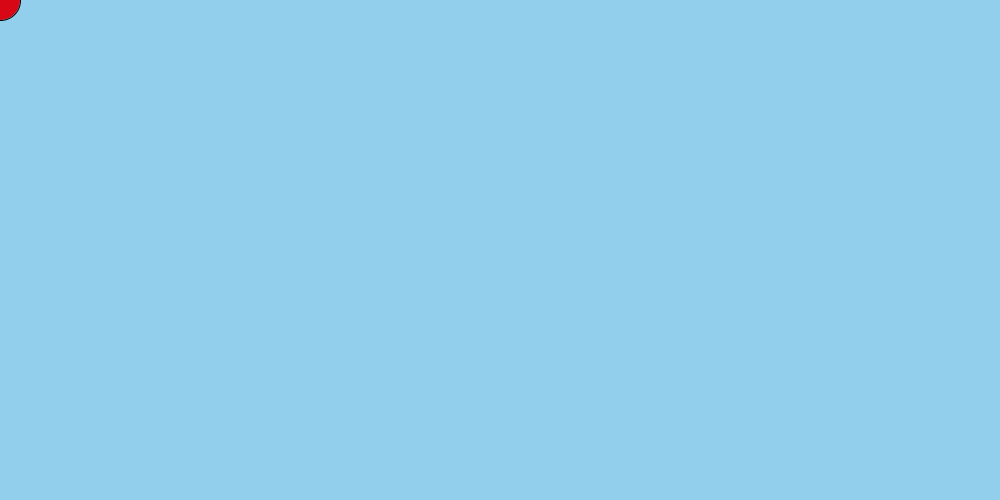
Frame 1 (no input)
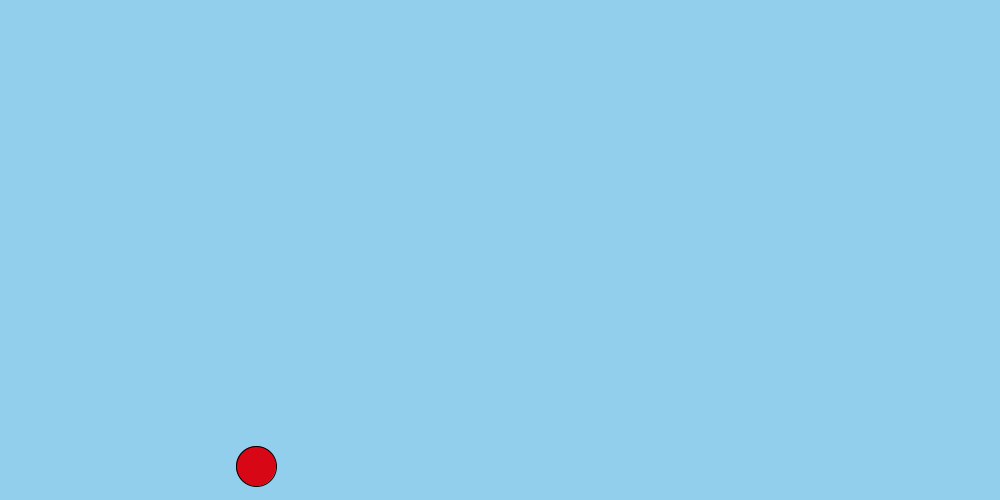
Frame 60 (the mouse pressed at the canvas centre just before this capture)
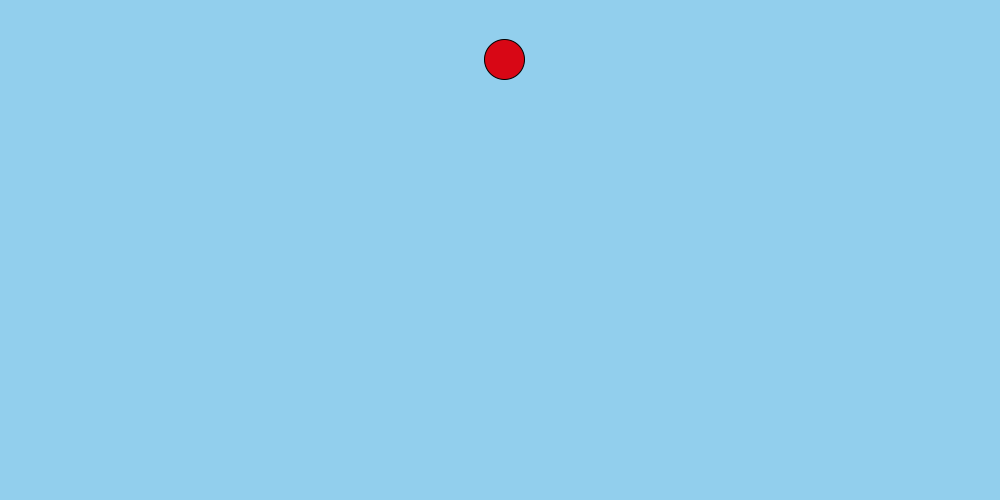
Frame 120 (the mouse held since frame 60 and released just before this capture)

The Processing sketch that drew these frames (run headless with seeded random() and noise(); from frame 60 on, the mouse is pressed at the canvas centre):

// Processing sketch: Bouncing_Ball
// ── Bouncing_Ball.pde
float x, y;
float ballSize = 40;
float xSpeed = 5, ySpeed = 5;
float gravity = 0.1;
float braking = 0.09;
boolean movingUp = false;
boolean movingLeft = false;

void setup() {
  size(1000, 500);
}
void draw() {
  background(#92CFED);
  fill(216, 7, 21);
  ellipse(x, y, ballSize, ballSize);

  y = y + ySpeed;
  x = x + xSpeed;
  ySpeed = ySpeed + gravity;

  if (y + ballSize/2 > height) { 
    ySpeed *= -(1 - braking);
    y = height - ballSize/2;
  }

  if (x + ballSize/2 >= width) {
    xSpeed *= -(1 - braking);
    x = width - ballSize/2;
  } else if (x - ballSize/2 <= 0) {
    xSpeed *= -(1 - braking);
    x = ballSize/2;
  }
}



// ── Ball.pde
class Ball {

  PVector location, velocity;
  int ballSize = 40;
  float gravity = 0.1;
  float braking = 0.1;


  Ball(float inX, float inY, float inVelX, float inVelY) {
    location = new PVector(inX, inY);
    velocity = new PVector(inVelX, inVelY);
  }

  void update() {
    move() ;

    if (shouldBounceX()) {
      bounceX();
    }
    if (shouldBounceY()) {
      bounceY();
    }
    draw();
  }

  void move() {
    location.add(velocity);
    velocity.y += gravity;
  }

  boolean shouldBounceX() {
    return ((location.x > width) || (location.x < 0));
  }

  boolean shouldBounceY() {
    return ((location.y > height) || (location.y < 0));
  }

  void bounceX() {
    velocity.x = velocity.x * -1;

    if (location.x < 0) {
      location.x = 0;
    } else if (location.x > width) {
      location.x = width;
    }
  }

  void bounceY() {
    velocity.y *= -(1 - braking);
    location.y = height - ballSize/2;
  }

  void draw() {
    fill(216, 7, 21);
    ellipse(location.x, location.y, ballSize, ballSize);
  }
}
